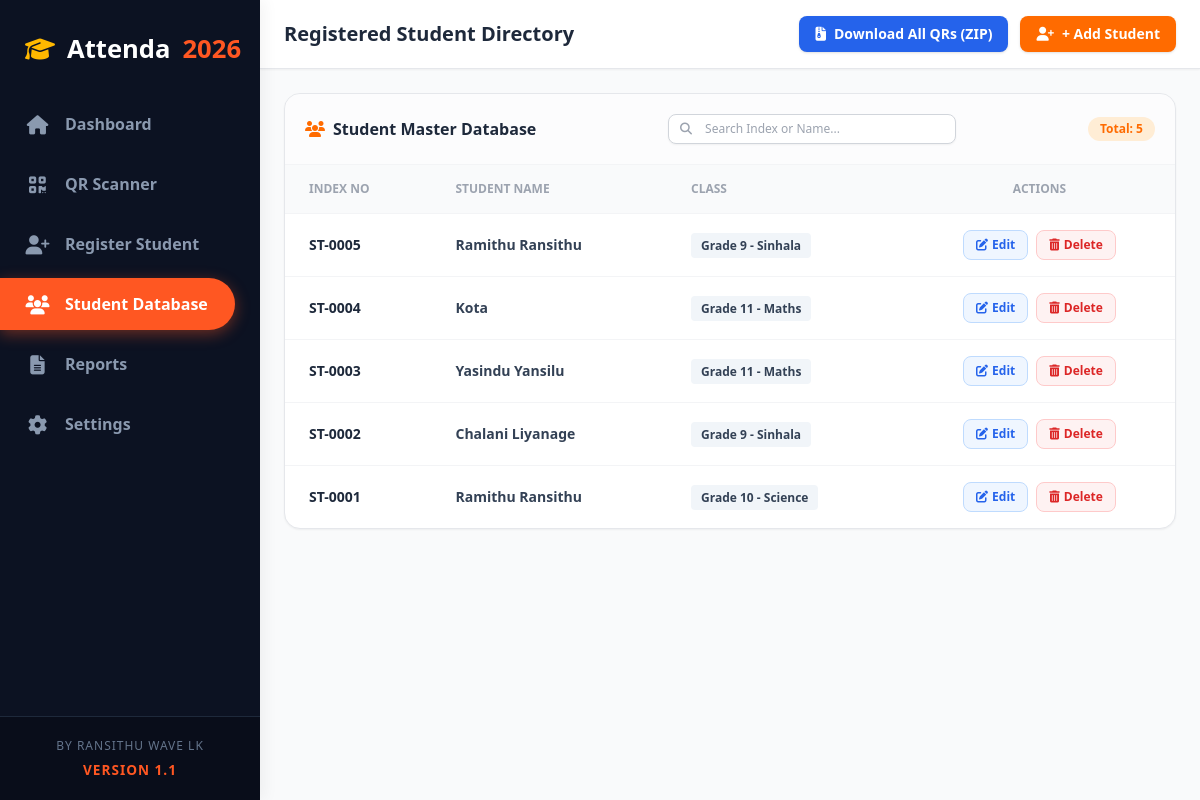
/students, run on the app's committed database.
### tables this page shows
CREATE TABLE students (
            id INTEGER PRIMARY KEY AUTOINCREMENT,
            index_no TEXT,
            student_name TEXT,
            class_name TEXT,
            phone TEXT,
            email TEXT,
            address TEXT
        );

### app.py (the view)
@app.route("/students")
def students():
    conn = sqlite3.connect(DB_PATH)
    conn.row_factory = sqlite3.Row
    cursor = conn.cursor()
    cursor.execute(
        """
        SELECT id, index_no, student_name, class_name,
               phone, email, address
        FROM students
        ORDER BY id DESC
        """
    )
    all_students = cursor.fetchall()
    cursor.execute("SELECT * FROM classes ORDER BY grade, class_name")
    classes_list = cursor.fetchall()
    conn.close()
    return render_template(
        "students.html",
        students=all_students,
        classes=classes_list,
    )

### templates/students.html (shortened to what this page needs)
<!DOCTYPE html>
<html lang="en">
<head>
    <script src="https://cdn.tailwindcss.com"></script>
    <link rel="stylesheet" href="https://cdnjs.cloudflare.com/ajax/libs/font-awesome/6.4.0/css/all.min.css">
</head>
<body class="bg-gray-50 flex h-screen font-sans overflow-hidden antialiased">
    <div class="sidebar">
        <div>
            <div class="sidebar-brand">
                <i class="fa-solid fa-graduation-cap"></i>
                Attenda <span>2026</span>
            </div>
            <ul class="sidebar-nav">
                <li class="{% if request.endpoint == 'index' %}active{% endif %}">
                    <a href="{{ url_for('index') }}">
                        <i class="fa-solid fa-house"></i>
                        Dashboard
                    </a>
                </li>
                <li class="{% if request.endpoint == 'scanner' %}active{% endif %}">
                    <a href="{{ url_for('scanner') }}">
                        <i class="fa-solid fa-qrcode"></i>
                        QR Scanner
                    </a>
                </li>
                <li class="{% if request.endpoint == 'register' %}active{% endif %}">
                    <a href="{{ url_for('register') }}">
                        <i class="fa-solid fa-user-plus"></i>
                        Register Student
                    </a>
                </li>
                <li class="{% if request.endpoint == 'students' %}active{% endif %}">
                    <a href="{{ url_for('students') }}">
                        <i class="fa-solid fa-users"></i>
                        Student Database
                    </a>
                </li>
                <li class="{% if request.endpoint == 'reports' %}active{% endif %}">
                    <a href="{{ url_for('reports') }}">
                        <i class="fa-solid fa-file-lines"></i>
                        Reports
                    </a>
                </li>
                <li class="{% if request.endpoint == 'settings' %}active{% endif %}">
                    <a href="{{ url_for('settings') }}">
                        <i class="fa-solid fa-gear"></i>
                        Settings
                    </a>
                </li>
            </ul>
        </div>
        <div class="sidebar-footer">
            <span class="watermark-text">By Ransithu Wave Lk</span>
            <span class="watermark-version">Version 1.1</span>
        </div>
    </div>
    <div class="main-content flex-1 flex flex-col h-screen">
        <header class="bg-white shadow-sm border-b border-gray-200 z-10 flex justify-between items-center px-6 py-4">
            <h1 class="text-xl font-bold text-slate-800">Registered Student Directory</h1>
            <div class="flex items-center gap-3">
                <a href="/download-batch-qrs" class="bg-blue-600 hover:bg-blue-700 text-white font-bold py-2 px-4 rounded-lg text-sm shadow transition flex items-center gap-2">
                    <i class="fa-solid fa-file-archive"></i> Download All QRs (ZIP)
                </a>
                <a href="/register" class="bg-brandOrange hover:bg-orange-600 text-white font-bold py-2 px-4 rounded-lg text-sm shadow transition flex items-center gap-2">
                    <i class="fa-solid fa-user-plus"></i> + Add Student
                </a>
            </div>
        </header>
        <main class="flex-1 overflow-x-hidden overflow-y-auto p-6">
            <div class="bg-white rounded-2xl shadow-sm border border-gray-200 overflow-hidden">
                <div class="p-5 border-b border-gray-100 flex flex-col md:flex-row justify-between items-center gap-4 bg-gray-50/50">
                    <h2 class="font-bold text-slate-800 text-base flex items-center gap-2">
                        <i class="fa-solid fa-users text-brandOrange"></i> Student Master Database
                    </h2>
                    <div class="w-full md:w-72">
                        <div class="relative">
                            <span class="absolute inset-y-0 left-0 flex items-center pl-3 pointer-events-none text-gray-400">
                            </span>
                            <input type="text" id="searchInput" onkeyup="searchStudents()" placeholder="Search Index or Name..." class="w-full pl-9 pr-4 py-1.5 bg-white border border-gray-300 rounded-lg text-xs focus:outline-none focus:border-brandOrange shadow-sm">
                        </div>
                    </div>
                    <span class="text-xs bg-orange-100 text-brandOrange px-3 py-1 rounded-full font-bold">
                        Total: {{ students|length }}
                    </span>
                </div>
                <div class="overflow-x-auto">
                    <table class="w-full text-left border-collapse" id="studentsTable">
                        <thead>
                            <tr class="bg-gray-50 text-gray-400 text-xs uppercase font-semibold border-b border-gray-100">
                                <th class="px-6 py-4">Index No</th>
                                <th class="px-6 py-4">Student Name</th>
                                <th class="px-6 py-4">Class</th>
                                <th class="px-6 py-4 text-center">Actions</th>
                            </tr>
                        </thead>
                        <tbody class="text-sm text-gray-600 divide-y divide-gray-100">
                            {% for student in students %}
                            <tr class="hover:bg-gray-50/80 transition">
                                <td class="px-6 py-4 font-bold text-slate-800">{{ student.index_no }}</td>
                                <td class="px-6 py-4 font-semibold text-slate-700">{{ student.student_name }}</td>
                                <td class="px-6 py-4">
                                    <span class="text-xs bg-slate-100 text-slate-700 font-bold px-2.5 py-1 rounded">
                                        {{ student.class_name }}
                                    </span>
                                </td>
                                <td class="px-6 py-4 text-center">
                                    <div class="flex items-center justify-center gap-2">
                                        <button onclick='openEditModal({{ student.index_no | tojson }}, {{ student.student_name | tojson }}, {{ student.class_name | tojson }})'
                                                class="bg-blue-50 hover:bg-blue-100 text-blue-600 font-bold px-3 py-1.5 rounded-lg text-xs transition flex items-center gap-1 border border-blue-200">
                                            <i class="fa-solid fa-pen-to-square"></i> Edit
                                        </button>
                                        <a href="/delete_student/{{ student.index_no }}"
                                           onclick="return confirm('ඔබට සැබවින්ම මෙම ශිෂ්‍යයා පද්ධතියෙන් ඉවත් කිරීමට අවශ්‍යද?');"
                                           class="bg-red-50 hover:bg-red-100 text-red-600 font-bold px-3 py-1.5 rounded-lg text-xs transition flex items-center gap-1 border border-red-200">
                                            <i class="fa-solid fa-trash-can"></i> Delete
                                        </a>
                                    </div>
                                </td>
                            </tr>
                            {% else %}
                            <tr>
                                <td colspan="4" class="px-6 py-8 text-center text-gray-400">පද්ධතියේ තවම කිසිදු ශිෂ්‍යයෙක් සටහන් වී නොමැත.</td>
                            </tr>
                            {% endfor %}
                        </tbody>
                    </table>
                </div>
            </div>
        </main>
    </div>
</body>
</html>

### templates/students.html (style rules this page uses)
.sidebar { position: fixed; top: 0; left: 0; height: 100vh; width: 260px; background-color: #0c1222; color: #fff; display: flex; flex-direction: column; justify-content: space-between; padding: 20px 0 0 0; z-index: 1000; box-shadow: 4px 0 15px rgba(0,0,0,0.05); }
.sidebar-brand { font-size: 1.6rem; font-weight: 800; padding: 10px 20px 30px 25px; color: #fff; display: flex; align-items: center; gap: 12px; }
.sidebar-brand i { color: #ffb800; font-size: 1.5rem; }
.sidebar-brand span { color: #ff5722; }
.sidebar-nav { list-style: none; padding: 0; margin: 0; flex-grow: 1; }
.sidebar-nav li { margin-bottom: 8px; }
.sidebar-nav li a { display: flex; align-items: center; gap: 15px; padding: 14px 25px; color: #8a99af; text-decoration: none; font-weight: 600; font-size: 1rem; transition: all 0.3s ease; }
.sidebar-nav li a i { font-size: 1.2rem; width: 25px; text-align: center; }
.sidebar-nav li.active a { background-color: #ff5722; color: #fff; border-radius: 0 30px 30px 0; margin-right: 25px; box-shadow: 0 4px 15px rgba(255, 87, 34, 0.4); }
.sidebar-footer { padding: 20px; text-align: center; font-size: 0.75rem; border-top: 1px solid #1e293b; letter-spacing: 1px; background-color: #090d1a; }
.sidebar-footer .watermark-text { color: #64748b; margin-bottom: 5px; display: block; text-transform: uppercase; }
.sidebar-footer .watermark-version { color: #ff5722; font-weight: 800; font-size: 0.85rem; text-transform: uppercase; }
.main-content { margin-left: 260px; width: calc(100% - 260px); }

### data on the page
students: index_no "ST-0005", student_name "Ramithu Ransithu", class_name "Grade 9 - Sinhala"
students: index_no "ST-0004", student_name "Kota", class_name "Grade 11 - Maths"
students: index_no "ST-0003", student_name "Yasindu Yansilu", class_name "Grade 11 - Maths"
students: index_no "ST-0002", student_name "Chalani Liyanage", class_name "Grade 9 - Sinhala"
students: index_no "ST-0001", student_name "Ramithu Ransithu", class_name "Grade 10 - Science"

### other printed values
{{ students|length }} "5"
